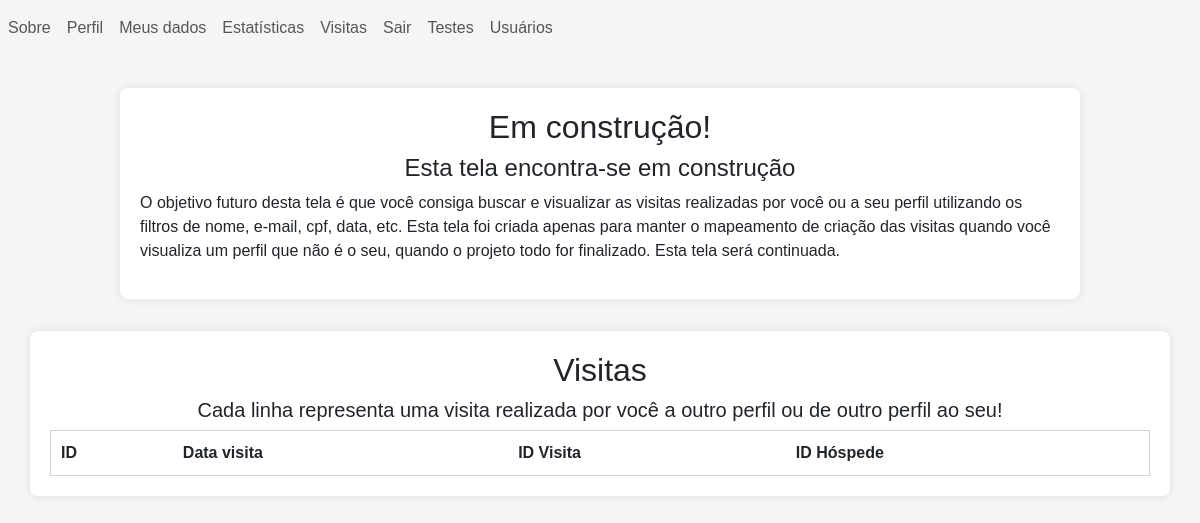
The page /users/visits.php (signed in) on the database as committed earlier.
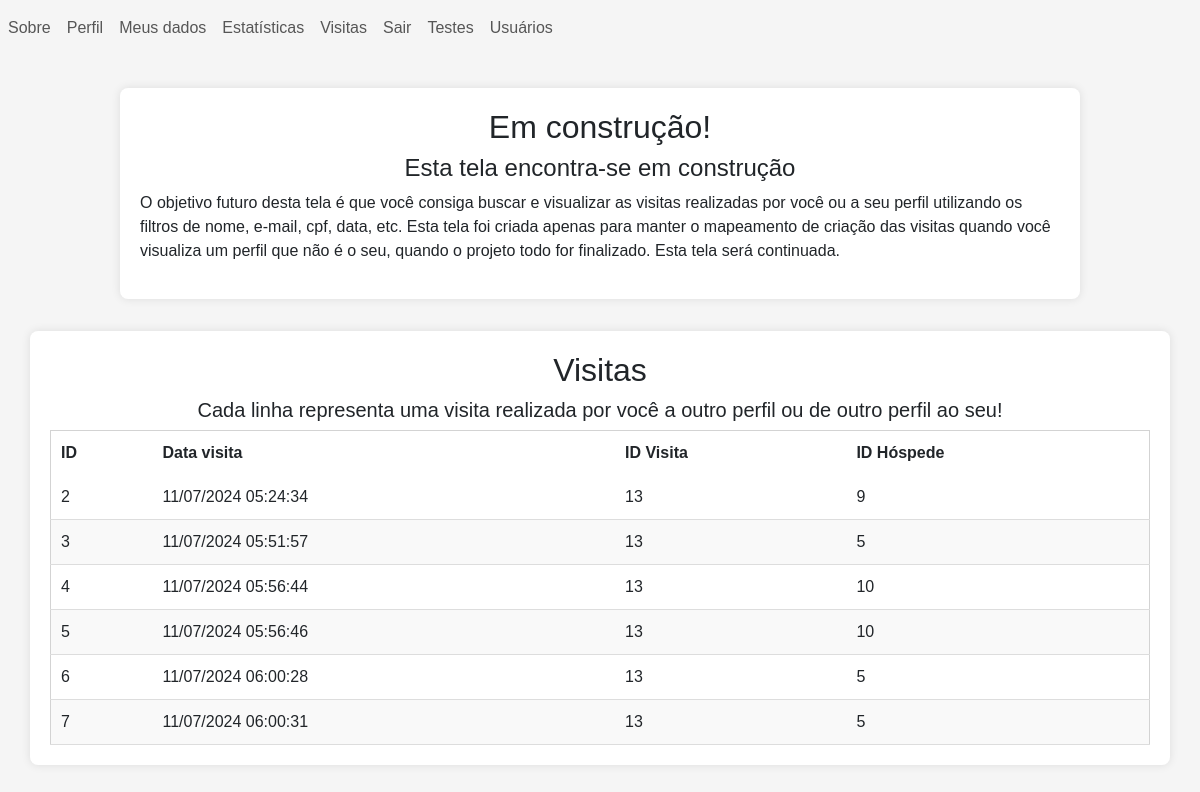
The same page on the database as committed later.
### tables this page shows
CREATE TABLE users_visits (
    id INTEGER PRIMARY KEY AUTOINCREMENT,
    id_host INTEGER,
    id_guest INTEGER,
    created_at TIMESTAMP DEFAULT CURRENT_TIMESTAMP,
    FOREIGN KEY (id_host) REFERENCES users(id),
    FOREIGN KEY (id_guest) REFERENCES users(id)
);

### src/back/config.php (called while the page is built, shortened)
<?php
    function format_date($date_string){
        return $date_string != null ? date('d/m/Y H:i:s',strtotime($date_string)) : "";
    }
    function logged(){
        return isset($_SESSION['user']);
    }
?>

### users/visits.php (the view)
<?php
    require "../src/back/config.php";
?>
<!DOCTYPE html>
<html lang="en">
    <head>
        <?php require SRC_URL."front/head.php" ?>
    </head>
    <body>
        <?php require SRC_URL."front/navbar.php" ?>
        <article class = "container">
            <div class = "text-center">
                <h2>Em construção!</h2>
                <h4>Esta tela encontra-se em construção</h4>
            </div>
            <p class = "text-justify">
                O objetivo futuro desta tela é que você consiga buscar e visualizar as visitas realizadas por você ou a seu perfil utilizando os filtros de nome, e-mail, cpf, data, etc. Esta tela foi criada apenas para manter o mapeamento de criação das visitas quando você visualiza um perfil que não é o seu, quando o projeto todo for finalizado. Esta tela será continuada.
            </p>
        </article>
        <section class = "table-container">
            <div class = "text-center">
                <h2>Visitas</h2>
                <h5>Cada linha representa uma visita realizada por você a outro perfil ou de outro perfil ao seu!</h5>
            </div>
            <table>
                <thead>
                    <th scope="col">ID</th>
                    <th scope="col">Data visita</th>
                    <th scope="col">ID Visita</th>
                    <th scope="col">ID Hóspede</th>
                </thead>
                <tbody>
                    <?php
                        $db = db_conn();
                        $query = $db->query("SELECT * FROM users_visits WHERE id_guest = ".$_SESSION['user']['id']." OR id_host = ".$_SESSION['user']['id']);
                        $visits = [];
                        while ($row = $query->fetchArray(SQLITE3_ASSOC)) {
                            $visits[] = $row;
                        }
                        foreach ($visits as $visit) {
                            echo "<tr scope = 'row'>";
                            echo "<td>".$visit['id']."</td>";
                            echo "<td>".format_date($visit['created_at'])."</td>";
                            echo "<td>".$visit['id_guest']."</td>";
                            echo "<td>".$visit['id_host']."</td>";
                            echo "</tr>";
                        }
                    ?>
                </tbody>
            </table>
        </section>
    </body>
</html>

### src/front/head.php (shortened to what this page needs)
<head>
    <link href="https://cdn.jsdelivr.net/npm/bootstrap@5.3.3/dist/css/bootstrap.min.css" rel="stylesheet">
    <link rel="stylesheet" href="<?php echo MAIN_LINK ?>index.css">
</head>

### src/front/navbar.php (shortened to what this page needs)
<?php
  function set_nav_link($path,$text){
    echo "<li class='nav-item'><a href = '$path' class = 'nav-link'>$text</a></li>";
  }
?>
<navbar class = "navbar navbar-expand-lg">
    <ul class="navbar-nav mr-auto">
        <?php
          set_nav_link(MAIN_LINK."index.php","Sobre");
          if(logged()){
            set_nav_link(USERS_LINK."profile.php","Perfil");
            set_nav_link(USERS_LINK."crud/my_data.php","Meus dados");
            set_nav_link(USERS_LINK."users_statistics.php","Estatísticas");
            set_nav_link(USERS_LINK."visits.php","Visitas");
            set_nav_link(USERS_LINK."auth/log_out.php","Sair");
            set_nav_link(BASE_LINK."tests.php","Testes");
          }else{
            set_nav_link(USERS_LINK."auth/login.php","Entrar");
            set_nav_link(USERS_LINK."crud/signin.php","Registrar");
          }
        ?>
    </ul>
</navbar>

### main/index.css (style rules this page uses)
body { font-family: Arial, sans-serif; background-color: #f5f5f5; margin: 0; }
.table-container, .container { margin: 2rem auto; padding: 20px; background-color: #fff; box-shadow: 0 0 10px rgba(0, 0, 0, 0.1); border-radius: 8px; overflow: auto; }
.table-container { max-width: 95%; }
.container { max-width: 80%; }
table { border: solid 1px lightgrey; width: 100%; margin: 0 auto; border-collapse: collapse; word-wrap: unset; }
table th { padding: 10px; }
table td { padding: 10px; border-bottom: 1px solid #ddd; white-space: nowrap; }
table tr:nth-child(even) { background-color: #f9f9f9; }
a { color: #007BFF; text-decoration: none; }
a.btn, .nav-link { text-decoration: none; }
.nav-link,.nav-link:hover { text-decoration: none; }

Rows that differ between the two databases and show on the page:
added users_visits: id "2", created_at "11/07/2024 05:24:34", id_guest "13", id_host "9"
added users_visits: id "3", created_at "11/07/2024 05:51:57", id_guest "13", id_host "5"
added users_visits: id "4", created_at "11/07/2024 05:56:44", id_guest "13", id_host "10"
added users_visits: id "5", created_at "11/07/2024 05:56:46", id_guest "13", id_host "10"
added users_visits: id "6", created_at "11/07/2024 06:00:28", id_guest "13", id_host "5"
added users_visits: id "7", created_at "11/07/2024 06:00:31", id_guest "13", id_host "5"
